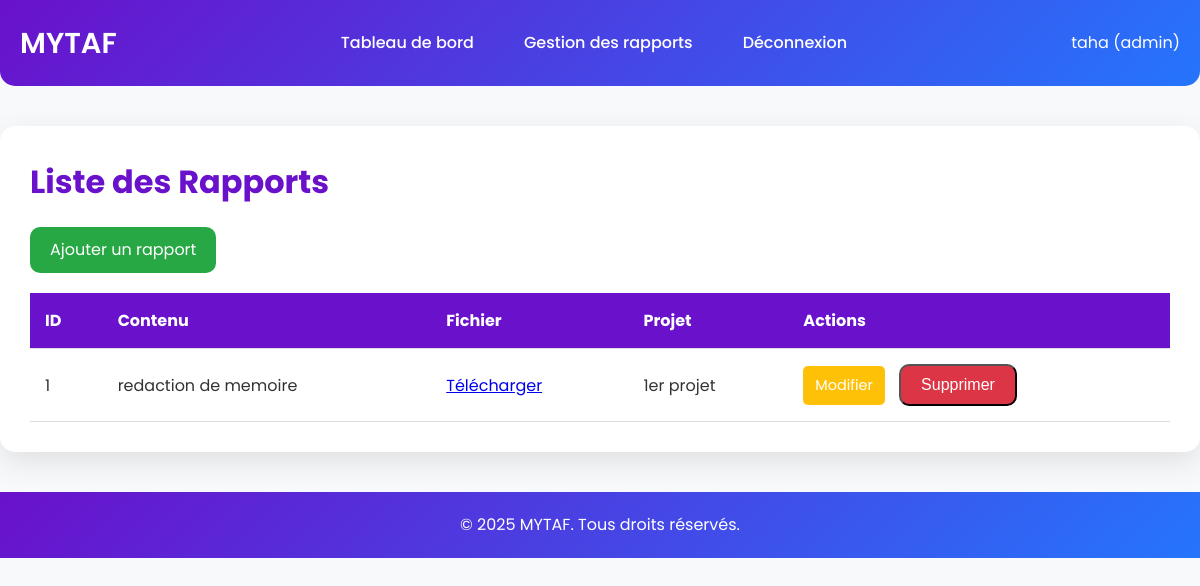
/views/reports.php (signed in), run on the app's committed database.
### tables this page shows
CREATE TABLE IF NOT EXISTS `rapport` (
  `idrapport` int NOT NULL AUTO_INCREMENT,
  `date_creation` varchar(45) DEFAULT NULL,
  `contenu` varchar(45) DEFAULT NULL,
  `projet_id` int NOT NULL,
  `file_path` varchar(255) DEFAULT NULL,
  PRIMARY KEY (`idrapport`),
  KEY `fk_rapport_projet1_idx` (`projet_id`)
);

CREATE TABLE IF NOT EXISTS `projet` (
  `idprojet` int NOT NULL AUTO_INCREMENT,
  `nom_projet` varchar(45) DEFAULT NULL,
  `description` varchar(45) DEFAULT NULL,
  `date_debut` varchar(45) DEFAULT NULL,
  `date_fin` varchar(45) DEFAULT NULL,
  `statut` varchar(45) DEFAULT NULL,
  PRIMARY KEY (`idprojet`)
);

### classes/Report.php (called while the page is built, shortened)
<?php
class Report {
    private $conn;
    private $table = "rapport";
    public function __construct($db) {
        $this->conn = $db;
    }
    public function readAllWithProjectName() {
        try {
            $query = "SELECT r.*, p.nom_projet
                      FROM " . $this->table . " r
                      LEFT JOIN projet p ON r.projet_id = p.idprojet";
            $stmt = $this->conn->prepare($query);
            $stmt->execute();
            return $stmt->fetchAll(PDO::FETCH_ASSOC);
        } catch (PDOException $e) {
            echo "Erreur lors de la lecture des rapports : " . $e->getMessage();
            return [];
        }
    }
}
?>

### views/reports.php (the view, shortened to what this page needs)
<?php
require_once "../classes/Report.php";
$database = new Database();
$db = $database->getConnection();
$report = new Report($db);
$projet_id = isset($_GET['projet_id']) ? intval($_GET['projet_id']) : null;
$reports = [];
if ($projet_id) {
    $reports = $report->readByProject($projet_id);
} else {
    $reports = $report->readAllWithProjectName();
}
?>
<!DOCTYPE html>
<html lang="fr">
<head>
    <link href="https://cdnjs.cloudflare.com/ajax/libs/font-awesome/6.0.0-beta3/css/all.min.css" rel="stylesheet">
    <link rel="stylesheet" href="../App_MyTaf/assets/css/style.css">
</head>
<body>
<header>
    <div class="header-container">
        <div class="logo">MYTAF</div>
        <nav>
            <ul>
                <li>
                    <a href="<?= ($_SESSION['user']['role'] === 'admin') ? '../views/admin_dashboard.php' : '../views/member_dashboard.php' ?>">
                        Tableau de bord
                    </a>
                </li>
                <li><a href="../views/reports.php">Gestion des rapports</a></li>
                <li><a href="../controllers/logout.php">Déconnexion</a></li>
            </ul>
        </nav>
        <div class="user-info">
            <?php
            if (isset($_SESSION['user'])) {
                echo '<span class="user-name">' . htmlspecialchars($_SESSION['user']['username']) . '</span> (' . htmlspecialchars($_SESSION['user']['role']) . ')';
            }
            ?>
        </div>
    </div>
</header>
<main>
    <section class="dashboard-content">
        <h1>Liste des Rapports</h1>
        <a class="btn btn-add" href="report_form.php?projet_id=<?= $projet_id ?>">Ajouter un rapport</a>
        <table>
            <thead>
                <tr>
                    <th>ID</th>
                    <th>Contenu</th>
                    <th>Fichier</th>
                    <th>Projet</th>
                    <th>Actions</th>
                </tr>
            </thead>
            <tbody>
                <?php if (!empty($reports)): ?>
                    <?php foreach ($reports as $report): ?>
                        <tr>
                            <td><?= htmlspecialchars($report['idrapport']) ?></td>
                            <td><?= htmlspecialchars($report['contenu']) ?></td>
                            <td>
                                <?php if ($report['file_path']): ?>
                                    <a href="<?= htmlspecialchars($report['file_path']) ?>" target="_blank">Télécharger</a>
                                <?php else: ?>
                                    Aucun fichier
                                <?php endif; ?>
                            </td>
                            <td>
                                <?php if ($report['nom_projet']): ?>
                                    <?= htmlspecialchars($report['nom_projet']) ?>
                                <?php else: ?>
                                    Aucun projet associé
                                <?php endif; ?>
                            </td>
                            <td class="actions">
                                <a class="btn btn-edit" href="report_edit.php?id=<?= htmlspecialchars($report['idrapport']) ?>">Modifier</a>
                                <form action="../controllers/ReportController.php" method="POST" style="display:inline;">
                                    <button type="submit" class="btn btn-delete">Supprimer</button>
                                </form>
                            </td>
                        </tr>
                    <?php endforeach; ?>
                <?php else: ?>
                    <tr>
                        <td colspan="6">Aucun rapport disponible.</td>
                    </tr>
                <?php endif; ?>
            </tbody>
        </table>
    </section>
</main>
<footer>
    <div class="footer-container">
        <p>&copy; 2025 MYTAF. Tous droits réservés.</p>
    </div>
</footer>
</body>
</html>

### assets/css/style.css (style rules this page uses)
* { margin: 0; padding: 0; box-sizing: border-box; }
body { font-family: 'Poppins', sans-serif; background-color: #f8f9fa; color: #333; line-height: 1.6; display: flex; flex-direction: column; min-height: 100vh; }
.header-container { background: linear-gradient(135deg, #6a11cb, #2575fc); color: #fff; display: flex; justify-content: space-between; align-items: center; padding: 20px; border-radius: 0 0 15px 15px; }
.header-container .logo { font-size: 1.8rem; font-weight: 600; }
.header-container nav ul { list-style: none; display: flex; gap: 20px; }
.header-container nav ul li a { text-decoration: none; color: #fff; font-weight: 500; padding: 10px 15px; border-radius: 10px; transition: background-color 0.3s ease; }
.dashboard-content, .project-section, .task-section, .user-section, .form-section { max-width: 1200px; margin: 40px auto; background-color: #fff; padding: 30px; border-radius: 15px; box-shadow: 0 10px 30px rgba(0, 0, 0, 0.1); }
.dashboard-content h1, .project-section h1, .task-section h1, .user-section h1, .form-section h1 { font-size: 2rem; color: #6a11cb; margin-bottom: 20px; }
.btn { display: inline-block; padding: 10px 20px; font-size: 1rem; color: #fff; background-color: #6a11cb; border-radius: 10px; text-decoration: none; transition: background-color 0.3s ease; }
.btn-add { background-color: #28a745; }
.btn-delete { background-color: #dc3545; }
.btn-edit { background-color: #ffc107; }
table { width: 100%; border-collapse: collapse; margin-top: 20px; }
table th, table td { padding: 15px; text-align: left; border-bottom: 1px solid #ddd; }
table th { background-color: #6a11cb; color: #fff; }
.actions a { margin-right: 10px; padding: 8px 12px; border-radius: 5px; color: #fff; text-decoration: none; font-size: 0.9rem; }
.footer-container { background: linear-gradient(135deg, #6a11cb, #2575fc); color: #fff; text-align: center; padding: 20px; margin-top: auto; }

### views/reports.php (style rules this page uses)
body { font-family: 'Poppins', sans-serif; background-color: #f8f9fa; color: #333; margin: 0; padding: 0; display: flex; flex-direction: column; min-height: 100vh; }
.header-container { background: linear-gradient(135deg, #6a11cb, #2575fc); color: #fff; display: flex; justify-content: space-between; align-items: center; padding: 20px; border-radius: 0 0 15px 15px; }
.header-container .logo { font-size: 1.8rem; font-weight: 600; }
.header-container nav ul { list-style: none; display: flex; gap: 20px; }
.header-container nav ul li a { text-decoration: none; color: #fff; font-weight: 500; padding: 10px 15px; border-radius: 10px; transition: background-color 0.3s ease; }
.dashboard-content { max-width: 1200px; margin: 40px auto; background-color: #fff; padding: 30px; border-radius: 15px; box-shadow: 0 10px 30px rgba(0, 0, 0, 0.1); }
.dashboard-content h1 { font-size: 2rem; color: #6a11cb; margin-bottom: 20px; }
.btn { display: inline-block; padding: 10px 20px; font-size: 1rem; color: #fff; background-color: #6a11cb; border-radius: 10px; text-decoration: none; transition: background-color 0.3s ease; }
.btn-add { background-color: #28a745; }
.btn-delete { background-color: #dc3545; }
.btn-edit { background-color: #ffc107; }
table { width: 100%; border-collapse: collapse; margin-top: 20px; }
table th, table td { padding: 15px; text-align: left; border-bottom: 1px solid #ddd; }
table th { background-color: #6a11cb; color: #fff; }
.actions a { margin-right: 10px; padding: 8px 12px; border-radius: 5px; color: #fff; text-decoration: none; font-size: 0.9rem; }
.footer-container { background: linear-gradient(135deg, #6a11cb, #2575fc); color: #fff; text-align: center; padding: 20px; margin-top: auto; }

### data on the page
rapport: idrapport "1", contenu "redaction de memoire", projet.nom_projet "1er projet"

### other printed values
$_SESSION['user']['username'] "taha"
$_SESSION['user']['role'] "admin"
